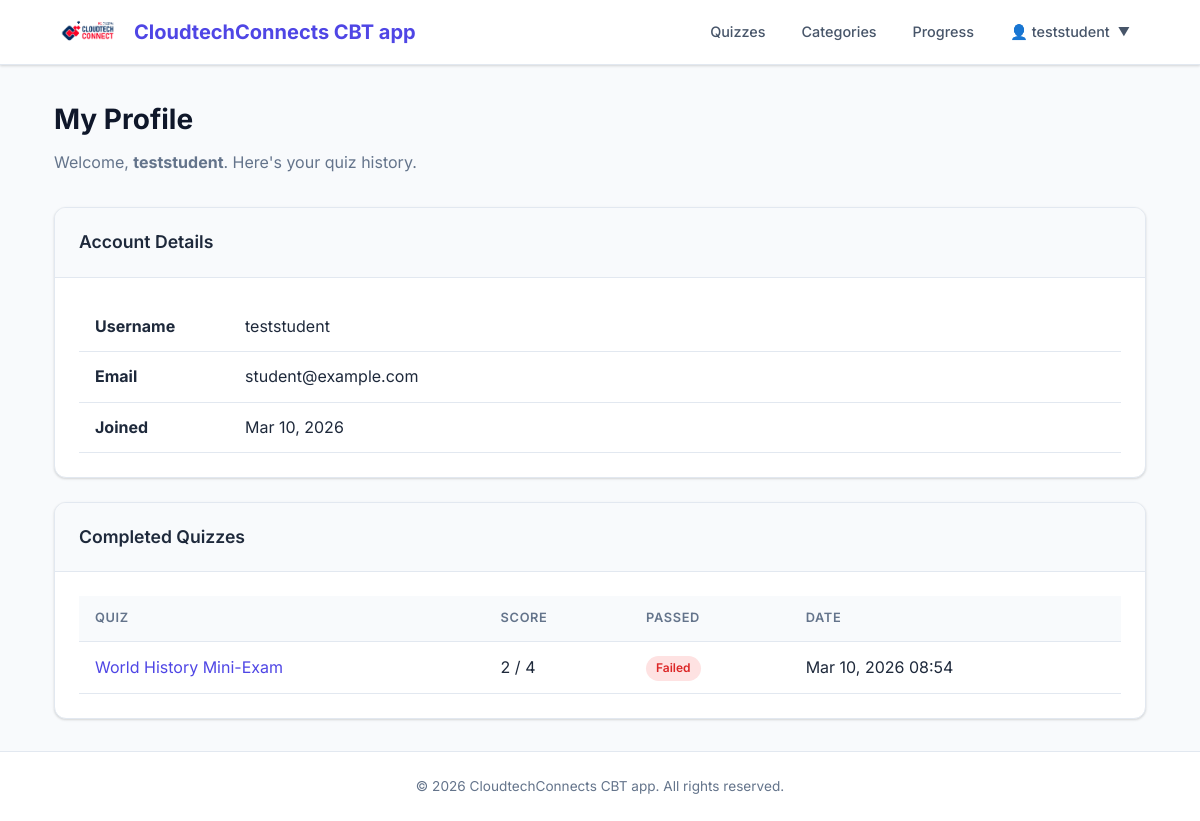
/accounts/profile/ (signed in), run on the app's committed database.
### apps/quiz/models.py (models this page shows, shortened)
class Sitting(models.Model):
    user = models.ForeignKey(
        settings.AUTH_USER_MODEL,
        on_delete=models.CASCADE,
        null=True,
        blank=True,
        related_name='sittings',
    )
    quiz = models.ForeignKey(
        Quiz,
        on_delete=models.CASCADE,
        related_name='sittings',
    )
    question_order = models.TextField(
        verbose_name='Question Order',
        help_text='JSON list of question PKs in display order.',
    )
    question_list = models.TextField(
        verbose_name='Question List',
        help_text='JSON list of dicts with pk and type.',
    )
    incorrect_questions = models.TextField(
        blank=True,
        verbose_name='Incorrect Questions',
        help_text='Comma-separated PKs of incorrect answers.',
    )
    graded_essays = models.TextField(
        blank=True,
        verbose_name='Graded Essays',
        help_text='Comma-separated PKs of already marked essay questions.',
    )
    current_score = models.IntegerField(default=0)
    complete = models.BooleanField(default=False)
    user_answers = models.TextField(
        default='{}',
        verbose_name='User Answers',
        help_text='JSON dict mapping question pk to user answer.',
    )
    start = models.DateTimeField(auto_now_add=True)
    end = models.DateTimeField(null=True, blank=True)
    objects = SittingManager()
    class Meta:
        verbose_name = 'Sitting'
        verbose_name_plural = 'Sittings'
        ordering = ['-start']
        permissions = ()
    def get_question_list(self):
        try:
            return json.loads(self.question_list)
        except (json.JSONDecodeError, TypeError):
            return []
    def get_percent_correct(self):
        total = len(self.get_question_list())
        if total == 0:
            return 0
        return int(round(self.current_score / total * 100))
    def check_if_passed(self):
        if self.quiz.pass_mark == 0:
            return True
        return self.get_percent_correct() >= self.quiz.pass_mark

class Quiz(models.Model):
    title = models.CharField(max_length=60, verbose_name='Title')
    description = models.TextField(
        blank=True,
        help_text='A description of the quiz.',
    )
    url = models.SlugField(
        max_length=60,
        unique=True,
        help_text='A user-friendly URL slug.',
        verbose_name='URL',
    )
    category = models.ForeignKey(
        Category,
        on_delete=models.SET_NULL,
        null=True,
        blank=True,
        related_name='quizzes',
    )
    image = models.ImageField(
        upload_to='quiz_images/',
        blank=True,
        null=True,
        help_text='An optional image for the quiz.',
    )
    random_order = models.BooleanField(
        default=False,
        verbose_name='Random Order',
        help_text='Display the questions in a random order each time?',
    )
    max_questions = models.PositiveIntegerField(
        blank=True,
        null=True,
        verbose_name='Max Questions',
        help_text='Number of questions to show (random subset). '
                  'Leave blank to show all.',
    )
    time_limit = models.PositiveIntegerField(
        blank=True,
        null=True,
        verbose_name='Time Limit (minutes)',
        help_text='Time limit for the quiz in minutes. Leave blank for no limit.',
    )
    answers_at_end = models.BooleanField(
        default=False,
        verbose_name='Answers at End',
        help_text='Show correct answers only after quiz completion?',
    )
    hide_results = models.BooleanField(
        default=False,
        verbose_name='Hide Results',
        help_text='If yes, the user will not see their score or marked answers upon completion. '
                  'Useful for standard exams where results are released later.',
    )
    exam_paper = models.BooleanField(
        default=False,
        verbose_name='Exam Paper',
        help_text='If yes, the result of each attempt is stored. '
                  'Necessary for marking.',
    )
    single_attempt = models.BooleanField(
        default=False,
        verbose_name='Single Attempt',
        help_text='If yes, only one attempt per user is allowed.',
    )
    pass_mark = models.SmallIntegerField(
        default=0,
        verbose_name='Pass Mark (%)',
        help_text='Percentage required to pass. 0 means no pass mark.',
        validators=[MinValueValidator(0), MaxValueValidator(100)],
    )
    success_text = models.TextField(
        blank=True,
        verbose_name='Success Text',
        help_text='Displayed if the user passes.',
    )
    fail_text = models.TextField(
        blank=True,
        verbose_name='Fail Text',
        help_text='Displayed if the user fails.',
    )
    draft = models.BooleanField(
        default=False,
        verbose_name='Draft',
        help_text='If yes, the quiz is not publicly visible.',
    )
    featured = models.BooleanField(
        default=False,
        verbose_name='Featured',
        help_text='If yes, this quiz will be the ONLY one visible to students.',
    )
    class Meta:
        verbose_name = 'Quiz'
        verbose_name_plural = 'Quizzes'
        ordering = ['title']
        permissions = (
            ('view_sittings', 'Can see completed exams.'),
        )
    def get_questions(self):
        from itertools import chain
        mc = self.mc_questions.all()
        tf = self.tf_questions.all()
        essay = self.essay_questions.all()
        return list(chain(mc, tf, essay))
    def get_question_count(self):
        return len(self.get_questions())

### apps/accounts/views.py (the view)
# urls.py: path('profile/', views.profile_view, name='profile'),
@login_required
def profile_view(request):
    from apps.quiz.models import Sitting
    sittings = Sitting.objects.filter(
        user=request.user,
        complete=True
    ).select_related('quiz').order_by('-end')
    return render(request, 'accounts/profile.html', {
        'sittings': sittings,
    })

### apps/quiz/context_processors.py (called while the page is built)
def quiz_context(request):
    featured_quiz = Quiz.objects.filter(featured=True, draft=False).first()
    return {
        'featured_quiz': featured_quiz,
        'is_student': not request.user.is_staff if request.user.is_authenticated else True
    }

### templates/accounts/profile.html (shortened to what this page needs)
{% extends "base.html" %}
{% block content %}
<div class="page-header">
    <h1>My Profile</h1>
    <p>Welcome, <strong>{{ user.username }}</strong>. Here's your quiz history.</p>
</div>
<div class="card mb-3">
    <div class="card-header d-flex justify-between align-center">
        <h3>Account Details</h3>
    </div>
    <div class="card-body">
        <table>
            <tr>
                <td style="width: 150px;"><strong>Username</strong></td>
                <td>{{ user.username }}</td>
            </tr>
            <tr>
                <td><strong>Email</strong></td>
                <td>{{ user.email|default:"Not set" }}</td>
            </tr>
            <tr>
                <td><strong>Joined</strong></td>
                <td>{{ user.date_joined|date:"M d, Y" }}</td>
            </tr>
        </table>
    </div>
</div>
<div class="card">
    <div class="card-header">
        <h3>Completed Quizzes</h3>
    </div>
    <div class="card-body">
        {% if sittings %}
            <div class="table-responsive">
                <table>
                    <thead>
                        <tr>
                            <th>Quiz</th>
                            <th>Score</th>
                            <th>Passed</th>
                            <th>Date</th>
                        </tr>
                    </thead>
                    <tbody>
                        {% for sitting in sittings %}
                            <tr>
                                <td>
                                    <a href="{% url 'quiz:quiz_detail' sitting.quiz.url %}">
                                        {{ sitting.quiz.title }}
                                    </a>
                                </td>
                                <td>
                                    {{ sitting.current_score }} / {{ sitting.quiz.get_question_count }}
                                </td>
                                <td>
                                    {% if sitting.check_if_passed %}
                                        <span class="badge badge-success">Passed</span>
                                    {% else %}
                                        <span class="badge badge-danger">Failed</span>
                                    {% endif %}
                                </td>
                                <td>{{ sitting.end|date:"M d, Y H:i" }}</td>
                            </tr>
                        {% endfor %}
                    </tbody>
                </table>
            </div>
        {% else %}
            <div class="empty-state">
                <h3>No quizzes completed yet</h3>
                <p>Start taking quizzes to see your results here.</p>
                <a href="{% url 'quiz:quiz_list' %}" class="btn btn-primary mt-2">Browse Quizzes</a>
            </div>
        {% endif %}
    </div>
</div>
{% endblock %}

### templates/includes/_nav.html (shortened to what this page needs)
{% load static %}
<nav class="navbar">
    <div class="container">
        <a href="{% url 'quiz:quiz_list' %}" class="navbar-brand" style="display: flex; align-items: center; gap: 0.75rem;">
            <img src="{% static 'img/logo.png' %}" alt="Logo" style="height: 40px; width: auto;">
            <span>CloudtechConnects CBT app</span>
        </a>
        <ul class="navbar-nav">
            {% if not featured_quiz or not is_student %}
                <li><a href="{% url 'quiz:quiz_list' %}">Quizzes</a></li>
                <li><a href="{% url 'quiz:category_list' %}">Categories</a></li>
            {% endif %}
            {% if user.is_authenticated %}
                {% if not featured_quiz or not is_student %}
                    <li><a href="{% url 'quiz:progress' %}">Progress</a></li>
                {% endif %}
                <li class="dropdown">
                    <a href="javascript:void(0)" class="dropdown-trigger" style="display: flex; align-items: center; gap: 0.5rem;" onclick="this.nextElementSibling.classList.toggle('show')">
                        👤 {{ user.username }} <small>▼</small>
                    </a>
                </li>
            {% else %}
                <li><a href="{% url 'accounts:login' %}">Login</a></li>
                <li><a href="{% url 'accounts:register' %}" class="btn btn-primary btn-sm">Sign Up</a></li>
            {% endif %}
        </ul>
    </div>
</nav>

### static/css/style.css (style rules this page uses)
:root { --primary: #4f46e5; --primary-hover: #4338ca; --primary-light: #e0e7ff; --secondary: #0f172a; --success: #16a34a; --success-light: #dcfce7; --danger: #dc2626; --danger-light: #fee2e2; --warning: #f59e0b; --warning-light: #fef3c7; --info: #0284c7; --info-light: #e0f2fe; --gray-50: #f8fafc; --gray-100: #f1f5f9; --gray-200: #e2e8f0; --gray-300: #cbd5e1; --gray-400: #94a3b8; --gray-500: #64748b; --gray-600: #475569; --gray-700: #334155; --gray-800: #1e293b; --gray-900: #0f172a; --white: #ffffff; --radius: 8px; --radius-lg: 12px; --shadow: 0 1px 3px rgba(0, 0, 0, 0.1), 0 1px 2px rgba(0, 0, 0, 0.06); --shadow-md: 0 4px 6px rgba(0, 0, 0, 0.07), 0 2px 4px rgba(0, 0, 0, 0.06); --shadow-lg: 0 10px 15px rgba(0, 0, 0, 0.1), 0 4px 6px rgba(0, 0, 0, 0.05); --transition: all 0.2s ease; }
*, *::before, *::after { box-sizing: border-box; margin: 0; padding: 0; }
body { font-family: "Inter", -apple-system, BlinkMacSystemFont, "Segoe UI", Roboto, sans-serif; font-size: 16px; line-height: 1.6; color: var(--gray-800); background-color: var(--gray-50); min-height: 100vh; display: flex; flex-direction: column; }
a { color: var(--primary); text-decoration: none; transition: var(--transition); }
img { max-width: 100%; height: auto; }
.container { width: 100%; max-width: 1140px; margin: 0 auto; padding: 0 1.5rem; }
.navbar { background: var(--white); border-bottom: 1px solid var(--gray-200); padding: 0.75rem 0; position: sticky; top: 0; z-index: 100; box-shadow: var(--shadow); }
.navbar .container { display: flex; align-items: center; justify-content: space-between; }
.navbar-brand { font-size: 1.25rem; font-weight: 700; color: var(--primary); display: flex; align-items: center; gap: 0.5rem; }
.navbar-nav { display: flex; align-items: center; gap: 0.25rem; list-style: none; }
.navbar-nav a { display: inline-block; padding: 0.5rem 1rem; border-radius: var(--radius); color: var(--gray-600); font-weight: 500; font-size: 0.9rem; transition: var(--transition); }
.dropdown { position: relative; display: inline-block; }
.card { background: var(--white); border: 1px solid var(--gray-200); border-radius: var(--radius-lg); box-shadow: var(--shadow); overflow: hidden; transition: var(--transition); }
.card-header { padding: 1.25rem 1.5rem; border-bottom: 1px solid var(--gray-200); background: var(--gray-50); }
.card-header h2, .card-header h3 { font-size: 1.1rem; font-weight: 600; color: var(--gray-800); }
.card-body { padding: 1.5rem; }
.badge { display: inline-flex; align-items: center; padding: 0.25rem 0.625rem; font-size: 0.75rem; font-weight: 600; border-radius: 999px; line-height: 1.4; }
.badge-danger { background: var(--danger-light); color: var(--danger); }
.table-responsive { overflow-x: auto; }
table { width: 100%; border-collapse: collapse; }
table th, table td { padding: 0.75rem 1rem; text-align: left; border-bottom: 1px solid var(--gray-200); }
table th { font-weight: 600; font-size: 0.8rem; text-transform: uppercase; letter-spacing: 0.05em; color: var(--gray-500); background: var(--gray-50); }
.page-header { margin-bottom: 2rem; }
.page-header h1 { font-size: 1.75rem; font-weight: 700; color: var(--gray-900); margin-bottom: 0.5rem; }
.page-header p { color: var(--gray-500); font-size: 1rem; max-width: 600px; }
.mb-3 { margin-bottom: 1.5rem; }
.d-flex { display: flex; }
.align-center { align-items: center; }
.justify-between { justify-content: space-between; }

### data on the page
Sitting: quiz "World History Mini-Exam", current_score "2", quiz.get_question_count "4", shows "Failed", end "Mar 10, 2026 08:54"

### other printed values
{{ user.username }} "teststudent"
{{ user.email|default:"Not set" }} "student@example.com"
{{ user.date_joined|date:"M d, Y" }} "Mar 10, 2026"
